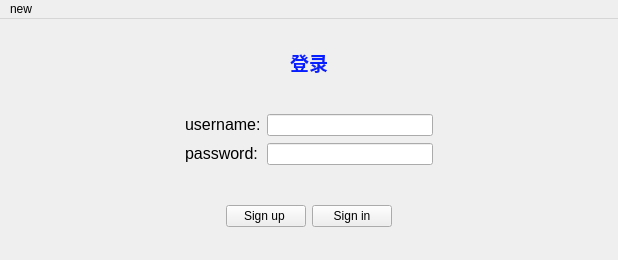
<?xml version="1.0" encoding="UTF-8"?>
<ui version="4.0">
 <class>MainWindow</class>
 <widget class="QMainWindow" name="MainWindow">
  <property name="geometry">
   <rect>
    <x>0</x>
    <y>0</y>
    <width>618</width>
    <height>260</height>
   </rect>
  </property>
  <property name="minimumSize">
   <size>
    <width>380</width>
    <height>260</height>
   </size>
  </property>
  <property name="maximumSize">
   <size>
    <width>11111111</width>
    <height>260</height>
   </size>
  </property>
  <property name="windowTitle">
   <string>author:wzf</string>
  </property>
  <widget class="QWidget" name="centralwidget">
   <layout class="QVBoxLayout" name="verticalLayout">
    <item>
     <widget class="QWidget" name="widget_3" native="true">
      <layout class="QHBoxLayout" name="horizontalLayout">
       <item>
        <widget class="QLabel" name="label_3">
         <property name="text">
          <string>&lt;html&gt;&lt;head/&gt;&lt;body&gt;&lt;p align=&quot;center&quot;&gt;&lt;span style=&quot; font-size:14pt; font-weight:600; color:#061fff;&quot;&gt;登录&lt;/span&gt;&lt;/p&gt;&lt;/body&gt;&lt;/html&gt;</string>
         </property>
        </widget>
       </item>
      </layout>
     </widget>
    </item>
    <item>
     <widget class="QWidget" name="widget" native="true">
      <layout class="QGridLayout" name="gridLayout">
       <item row="0" column="0">
        <spacer name="horizontalSpacer_2">
         <property name="orientation">
          <enum>Qt::Horizontal</enum>
         </property>
         <property name="sizeHint" stdset="0">
          <size>
           <width>40</width>
           <height>20</height>
          </size>
         </property>
        </spacer>
       </item>
       <item row="0" column="1">
        <widget class="QLabel" name="label">
         <property name="text">
          <string>&lt;html&gt;&lt;head/&gt;&lt;body&gt;&lt;p&gt;&lt;span style=&quot; font-size:12pt;&quot;&gt;username:&lt;/span&gt;&lt;/p&gt;&lt;/body&gt;&lt;/html&gt;</string>
         </property>
        </widget>
       </item>
       <item row="0" column="2">
        <widget class="QLineEdit" name="lineEdit"/>
       </item>
       <item row="1" column="2">
        <widget class="QLineEdit" name="lineEdit_2"/>
       </item>
       <item row="0" column="3">
        <spacer name="horizontalSpacer">
         <property name="orientation">
          <enum>Qt::Horizontal</enum>
         </property>
         <property name="sizeHint" stdset="0">
          <size>
           <width>40</width>
           <height>20</height>
          </size>
         </property>
        </spacer>
       </item>
       <item row="1" column="1">
        <widget class="QLabel" name="label_2">
         <property name="text">
          <string>&lt;html&gt;&lt;head/&gt;&lt;body&gt;&lt;p&gt;&lt;span style=&quot; font-size:12pt;&quot;&gt;password:&lt;/span&gt;&lt;/p&gt;&lt;/body&gt;&lt;/html&gt;</string>
         </property>
        </widget>
       </item>
      </layout>
     </widget>
    </item>
    <item>
     <widget class="QWidget" name="widget_2" native="true">
      <layout class="QHBoxLayout" name="horizontalLayout_2">
       <item>
        <spacer name="horizontalSpacer_3">
         <property name="orientation">
          <enum>Qt::Horizontal</enum>
         </property>
         <property name="sizeHint" stdset="0">
          <size>
           <width>40</width>
           <height>20</height>
          </size>
         </property>
        </spacer>
       </item>
       <item>
        <widget class="QPushButton" name="sign_up">
         <property name="text">
          <string>Sign up </string>
         </property>
        </widget>
       </item>
       <item>
        <widget class="QPushButton" name="Sign_in">
         <property name="text">
          <string>Sign in</string>
         </property>
        </widget>
       </item>
       <item>
        <spacer name="horizontalSpacer_4">
         <property name="orientation">
          <enum>Qt::Horizontal</enum>
         </property>
         <property name="sizeHint" stdset="0">
          <size>
           <width>40</width>
           <height>20</height>
          </size>
         </property>
        </spacer>
       </item>
      </layout>
     </widget>
    </item>
   </layout>
  </widget>
  <widget class="QMenuBar" name="menubar">
   <property name="geometry">
    <rect>
     <x>0</x>
     <y>0</y>
     <width>618</width>
     <height>26</height>
    </rect>
   </property>
   <widget class="QMenu" name="menunew">
    <property name="title">
     <string>new</string>
    </property>
    <addaction name="ation1"/>
    <addaction name="actionedit"/>
   </widget>
   <addaction name="menunew"/>
  </widget>
  <action name="ation1">
   <property name="checkable">
    <bool>false</bool>
   </property>
   <property name="text">
    <string>open</string>
   </property>
  </action>
  <action name="actionedit">
   <property name="icon">
    <iconset theme=":/icon/OIP.jpg"/>
   </property>
   <property name="text">
    <string>edit</string>
   </property>
  </action>
 </widget>
 <resources/>
 <connections>
  <connection>
   <sender>Sign_in</sender>
   <signal>clicked()</signal>
   <receiver>MainWindow</receiver>
   <slot>close()</slot>
   <hints>
    <hint type="sourcelabel">
     <x>239</x>
     <y>216</y>
    </hint>
    <hint type="destinationlabel">
     <x>189</x>
     <y>129</y>
    </hint>
   </hints>
  </connection>
 </connections>
</ui>
